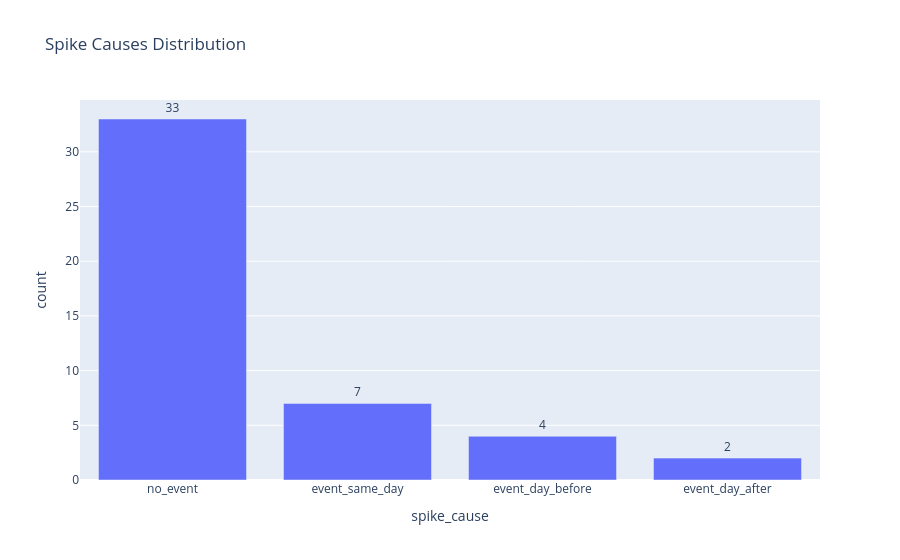

Notebook code cell kept with this figure:
### Code cell
fig = px.bar(
    cause_counts.sort_values("count", ascending=False),
    x="spike_cause",
    y="count",
    text="count",
    title="Spike Causes Distribution",
)

fig.update_traces(textposition="outside")
fig.show()

### Figure 1 — Plotly figure (JSON) as saved in the notebook; plotly's stock layout.template omitted (floating-point values rounded to 4 significant figures)
{"data": [{"hovertemplate": "spike_cause=%{x}<br>count=%{text}<extra></extra>", "legendgroup": "", "marker": {"color": "#636efa", "pattern": {"shape": ""}}, "name": "", "orientation": "v", "showlegend": false, "text": [33.0, 7.0, 4.0, 2.0], "textposition": "outside", "type": "bar", "x": ["no_event", "event_same_day", "event_day_before", "event_day_after"], "xaxis": "x", "y": [33, 7, 4, 2], "yaxis": "y"}], "layout": {"barmode": "relative", "legend": {"tracegroupgap": 0}, "title": {"text": "Spike Causes Distribution"}, "xaxis": {"anchor": "y", "domain": [0, 1], "title": {"text": "spike_cause"}}, "yaxis": {"anchor": "x", "domain": [0, 1], "title": {"text": "count"}}}}
